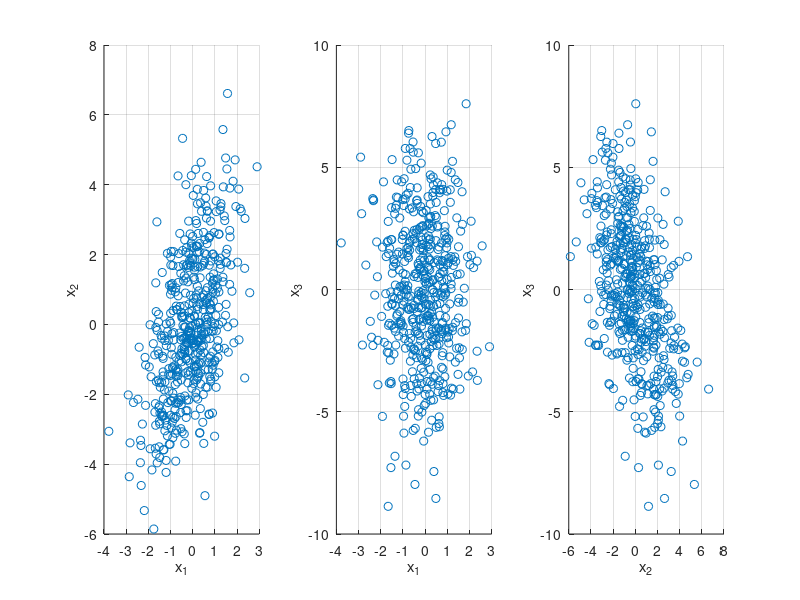

Write the MATLAB code that produced this figure. (Note: this script raises an error after producing the figure.)
%% ECEN 5244 HW 1 Problem 2
clear variables;close all;
rng(452467365)
N = 500;%Number of points to simulate
R = diag([1,2,3]).^2;% Constructing covariance matrix
R(1,2) = 0.5*sqrt(R(1,1)*R(2,2));R(2,1)=R(1,2);
R(2,3) = -0.5*sqrt(R(2,2)*R(3,3)); R(3,2)=R(2,3);
%% Begin simulation
x = randn(3,N);
% L = chol(R, 'lower');
[E,Lambda] = eig(R);
z = E*sqrt(Lambda)*x;
figure;
subplotCounter = 1;
for ii=1:2
    for jj = ii+1:3
        subplot(1, 3, subplotCounter)
        scatter( z(ii,:), z(jj,:) )
        grid on
        xlabel(sprintf('x_{%d}', ii))
        ylabel(sprintf('x_{%d}', jj))
        subplotCounter = subplotCounter+1;
    end
end
sgtitle('Scatterplots of x_i and x_j for all pairs i,j')
% savefig( 'Q2_scatterplot.fig')
% saveas(gcf, 'Q2_scatterplot.png')

R_sample = z*z'/(N-1); %Sample covariance matrix

figure;imagesc( R );colorbar;caxis([-3,9])
figure;imagesc( R_sample );colorbar;caxis([-3, 9])